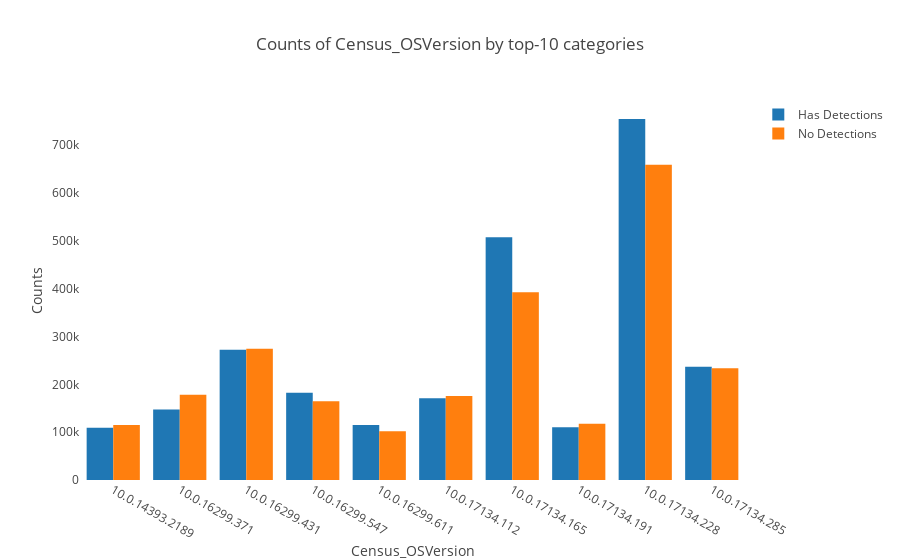

Notebook cell for this chart:
### Markdown cell above
#### Census_OSVersion

### Code cell
plot_categorical_feature('Census_OSVersion', True)

### Figure 1 — Plotly figure (JSON) as saved in the notebook; plotly's stock layout.template omitted (floating-point values rounded to 4 significant figures)
{"data": [{"name": "Has Detections", "type": "bar", "uid": "80df6f01-13ab-4733-906e-5e6762e47157", "x": ["10.0.14393.2189", "10.0.16299.371", "10.0.16299.431", "10.0.16299.547", "10.0.16299.611", "10.0.17134.112", "10.0.17134.165", "10.0.17134.191", "10.0.17134.228", "10.0.17134.285"], "y": [108951, 147289, 272300, 182365, 115024, 170981, 507414, 110461, 754499, 236785]}, {"name": "No Detections", "type": "bar", "uid": "72d017c1-0dd4-4814-880e-d87fd6dac569", "x": ["10.0.14393.2189", "10.0.16299.371", "10.0.16299.431", "10.0.16299.547", "10.0.16299.611", "10.0.17134.112", "10.0.17134.165", "10.0.17134.191", "10.0.17134.228", "10.0.17134.285"], "y": [114824, 177978, 274246, 164488, 101752, 175429, 392297, 117793, 659128, 233495]}], "layout": {"barmode": "group", "legend": {"orientation": "v"}, "title": {"text": "Counts of Census_OSVersion by top-10 categories"}, "xaxis": {"showgrid": false, "showline": false, "title": {"text": "Census_OSVersion"}, "zeroline": false}, "yaxis": {"showgrid": false, "showline": false, "title": {"text": "Counts"}, "zeroline": false}}}
